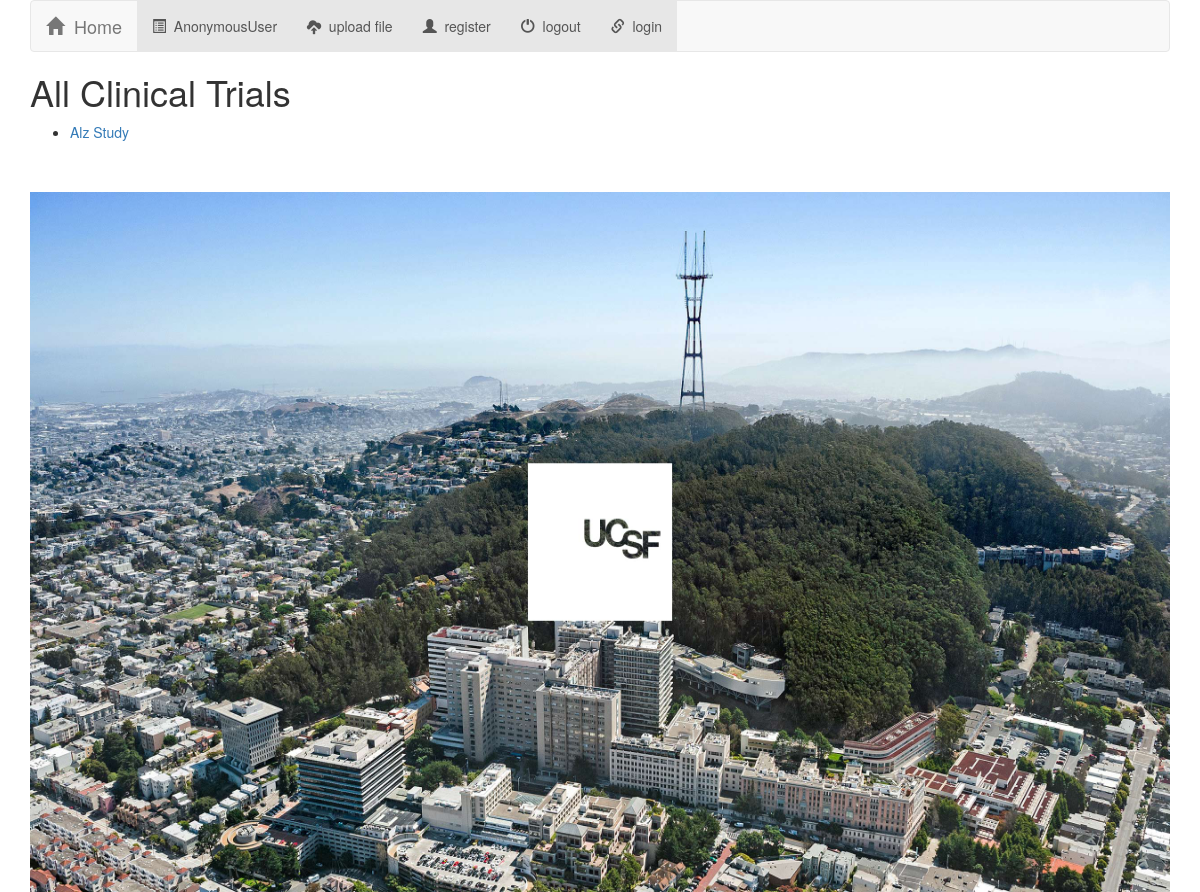
The app's page /clinicaltrials/, older data.
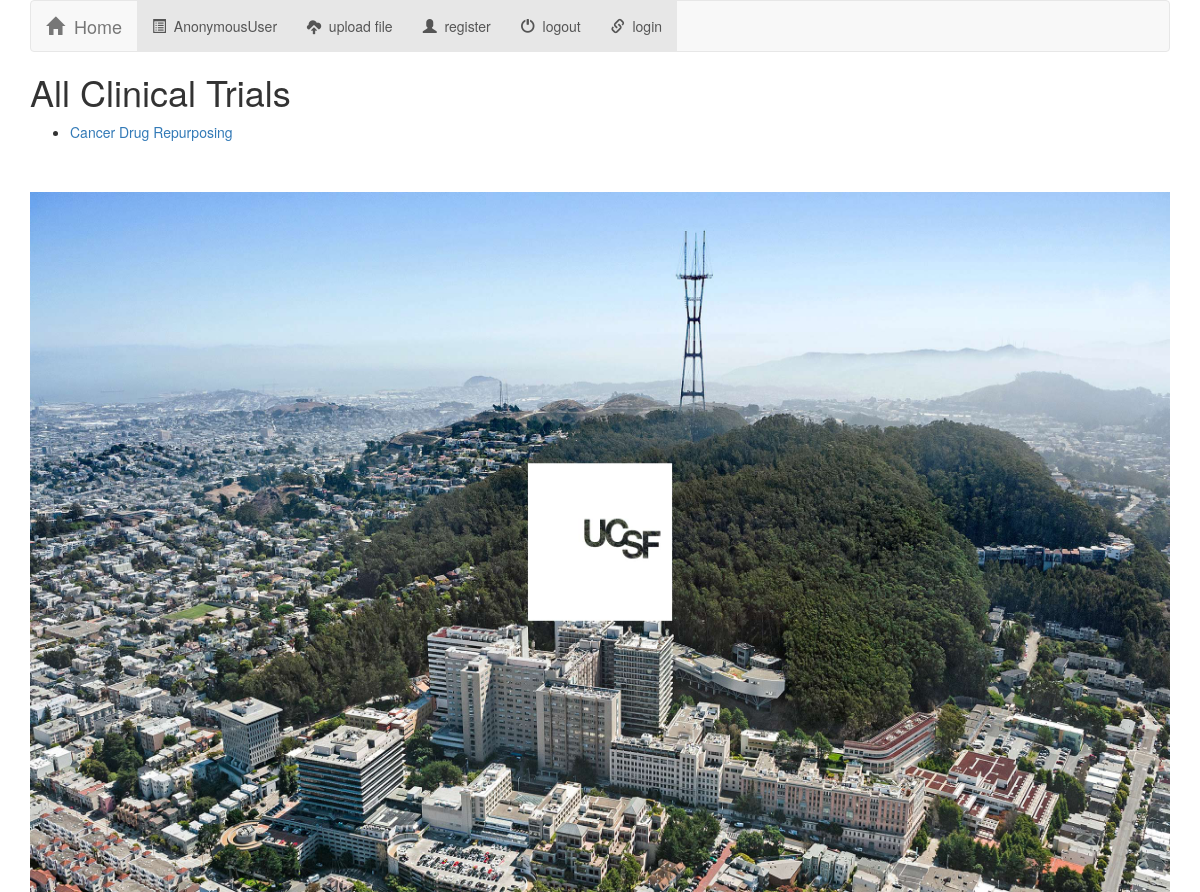
The same page, newer data.
### clinicaltrials/models.py (models this page shows, shortened)
class clinicaltrial(models.Model):
	author = models.CharField(max_length = 300)
	title = models.CharField(max_length = 300)
	creationDate = models.DateTimeField(auto_now_add=True)

### clinicaltrials/views.py (the view)
def index(request):
    all_trials = clinicaltrial.objects.all()
    context = {'all_trials': all_trials }
    return render(request, 'clinicaltrials/index.html', context)

### clinicaltrials/templates/clinicaltrials/index.html
{% extends 'clinicaltrials/base.html' %}
{% block body %}
{% if all_trials %}
<h1> All Clinical Trials </h1>
	<ul>
		{% for trial in all_trials %}
			<li><a href = "{% url 'clinicaltrial:detail' trial.id %}">{{trial.title}}</a></li>
		{% endfor %}
	</ul>
{% else %}
<h1> no trials in data base </h1>
{% endif %}
<br><br>
<div id="ucsf-picture"></div>
{% endblock %}

Row changes from the older to the newer data that the page shows:
changed clinicaltrial: title "Alz Study" → "Cancer Drug Repurposing"
